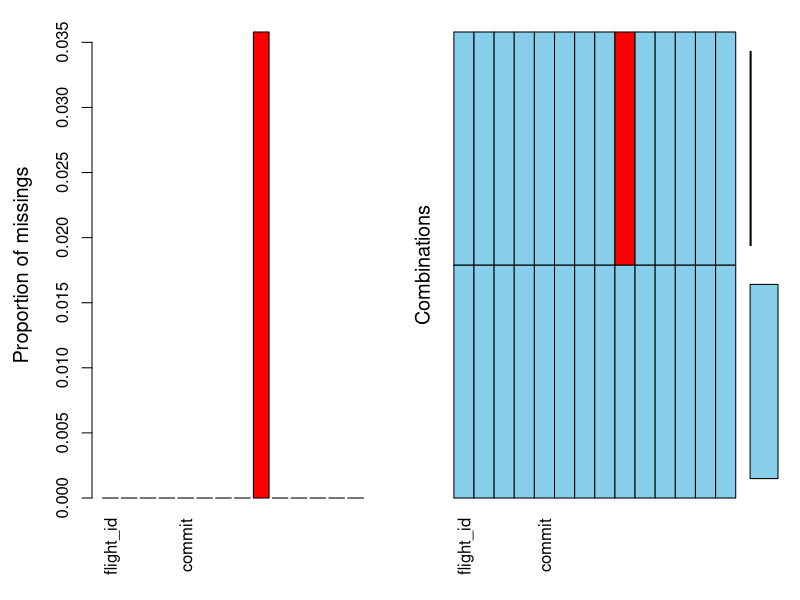
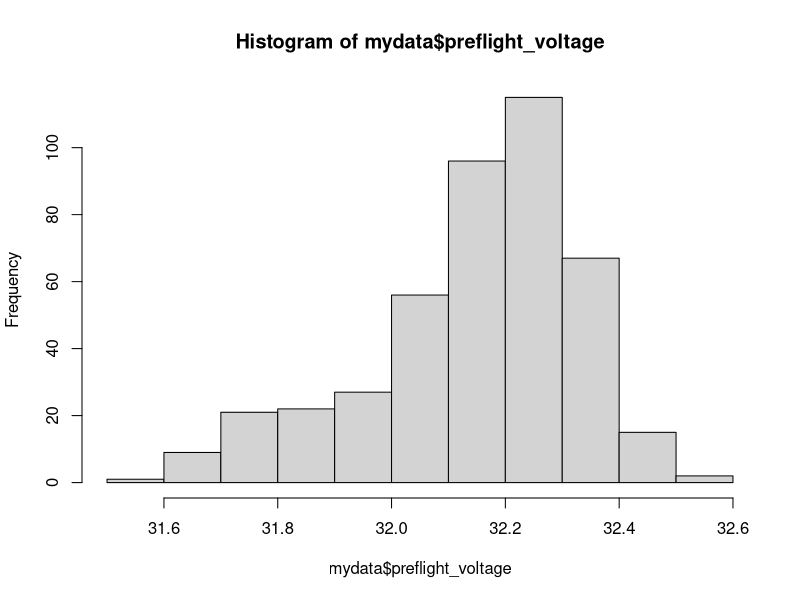
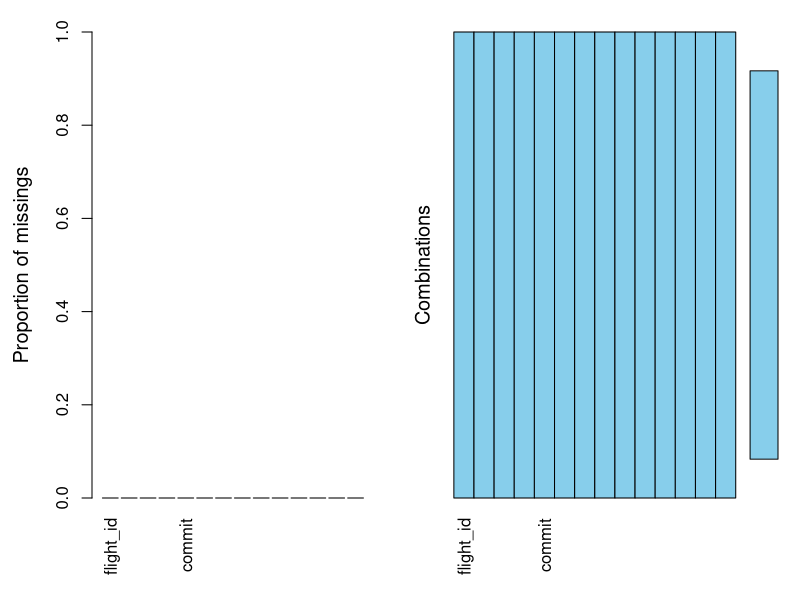
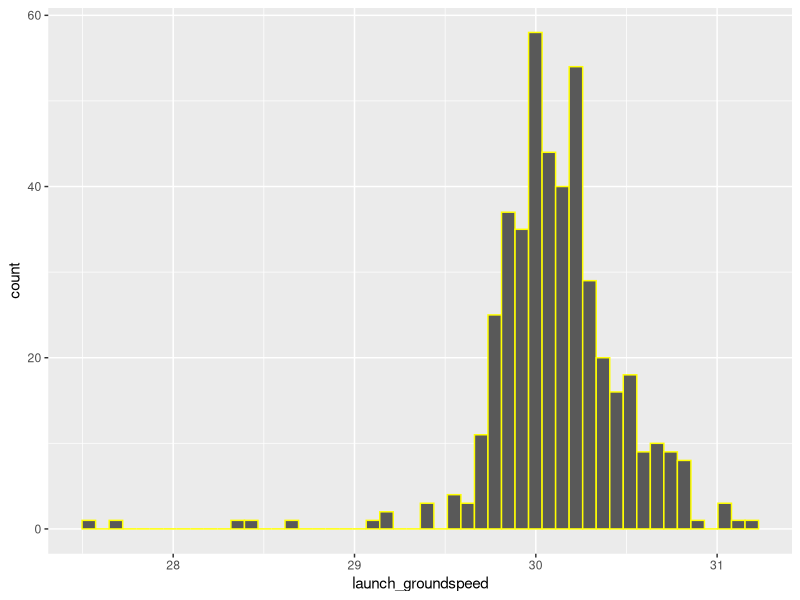
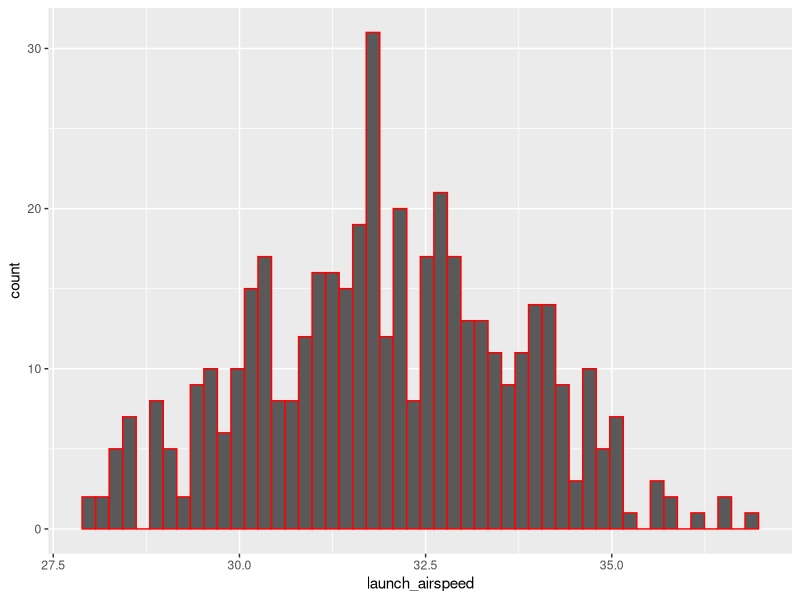
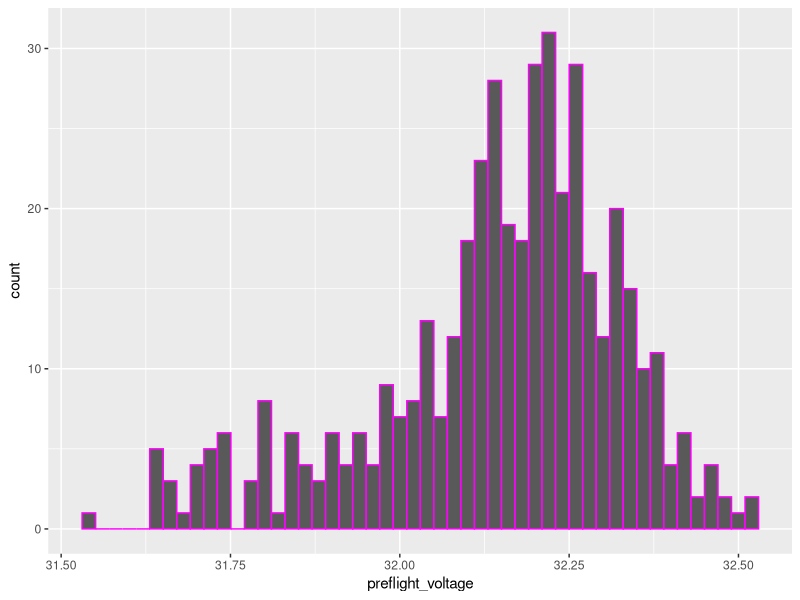
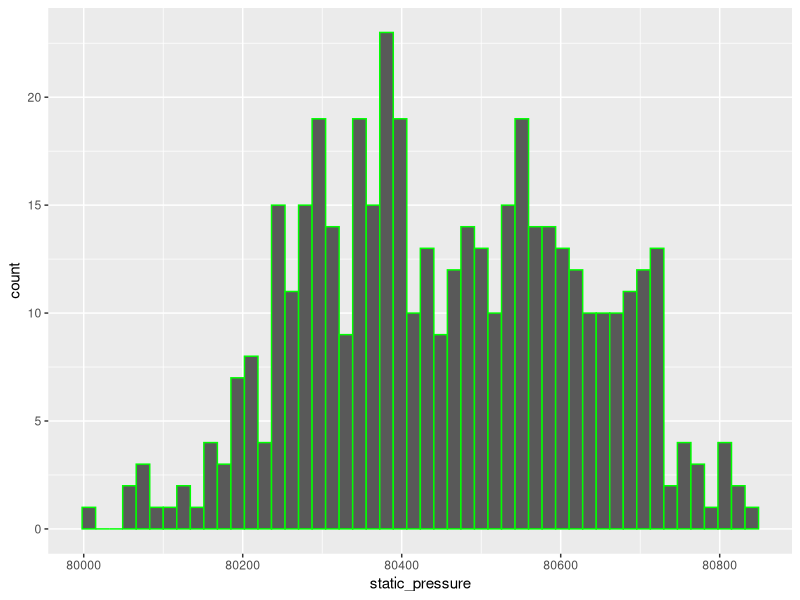
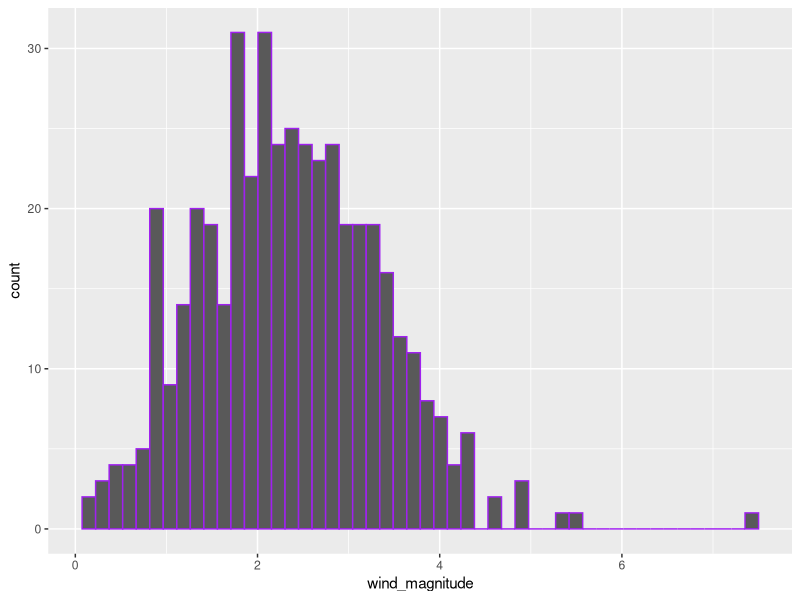

R code for these plots, in order:
## ---- chunk 1
knitr::opts_chunk$set(echo = TRUE)
setwd("C:\\Users\\saipr\\Downloads\\data_scientist_take-home\\data_scientist_take-home")
getwd()
dir()
mydata<-read.csv("summary_data.csv")
View(mydata)
## ---- chunk 2
library(VIM)
aggr(mydata)
## ---- chunk 3
#there seems to be missing values in one column of the dataset so we clean that variable

hist(mydata$preflight_voltage) #the data in this column seems to be somewhat normal, so we replace the NA values in this column with the mean(average) which here is 32.14566493
mydata[is.na(mydata)] <- 32.14566493
View(mydata)
## ---- chunk 4
aggr(mydata)
## ---- chunk 5
reqdata<-mydata[-c(3,4,8,14)]#considering only required variables, naming the new data frame as "reqdata"
View(reqdata)
## ---- chunk 6
library(ggplot2)
ggplot(reqdata, aes(x=launch_groundspeed))+
  geom_histogram(bins=50,color="yellow")
## ---- chunk 7
ggplot(reqdata, aes(x=launch_airspeed))+
  geom_histogram(bins = 50,color="red")
## ---- chunk 8
ggplot(reqdata, aes(x=preflight_voltage))+
  geom_histogram(bins = 50,color="magenta")
## ---- chunk 9
ggplot(reqdata, aes(x=static_pressure))+
  geom_histogram(bins = 50,color="green")
## ---- chunk 10
ggplot(reqdata, aes(x=wind_magnitude))+
  geom_histogram(bins = 50,color="purple")
## ---- chunk 11
ggplot(reqdata, aes(x=wind_direction))+
  geom_histogram(bins = 50,color="green")
## ---- chunk 12
cordata<-reqdata[-c(3)]#removal of non numeric variables
cor(cordata) #correlation matrix generation
## ---- chunk 13
ggplot(reqdata, aes(y=launch_airspeed, x =(commit), fill= factor(commit))) +ylim(c(31,33))+
  geom_point()
## ---- chunk 14
ggplot(reqdata, aes(y=launch_groundspeed, x =(commit), fill= factor(commit))) +ylim(c(29.5,31))+
  geom_violin()
## ---- chunk 15
reg<-lm(mydata$launch_airspeed~ mydata$wind_magnitude)
plot(mydata$wind_magnitude , mydata$launch_airspeed) + abline(reg,col="red")

## ---- chunk 16
ggplot(reqdata, aes(y=rel_humidity, x =(static_pressure))) +
  geom_line()+geom_smooth(method='lm')
## ---- chunk 17
ggplot(reqdata, aes(y=rel_humidity, x =(air_temperature))) +
  geom_point()+geom_smooth(method='lm')
## ---- chunk 18
ggplot(reqdata, aes(y=launch_airspeed, x =(air_temperature))) +
  geom_line()+geom_smooth(method='lm')
## ---- chunk 19
ggplot(reqdata, aes(y=launch_airspeed, x =(wind_magnitude)))+
  geom_point()+geom_smooth(method='lm')
